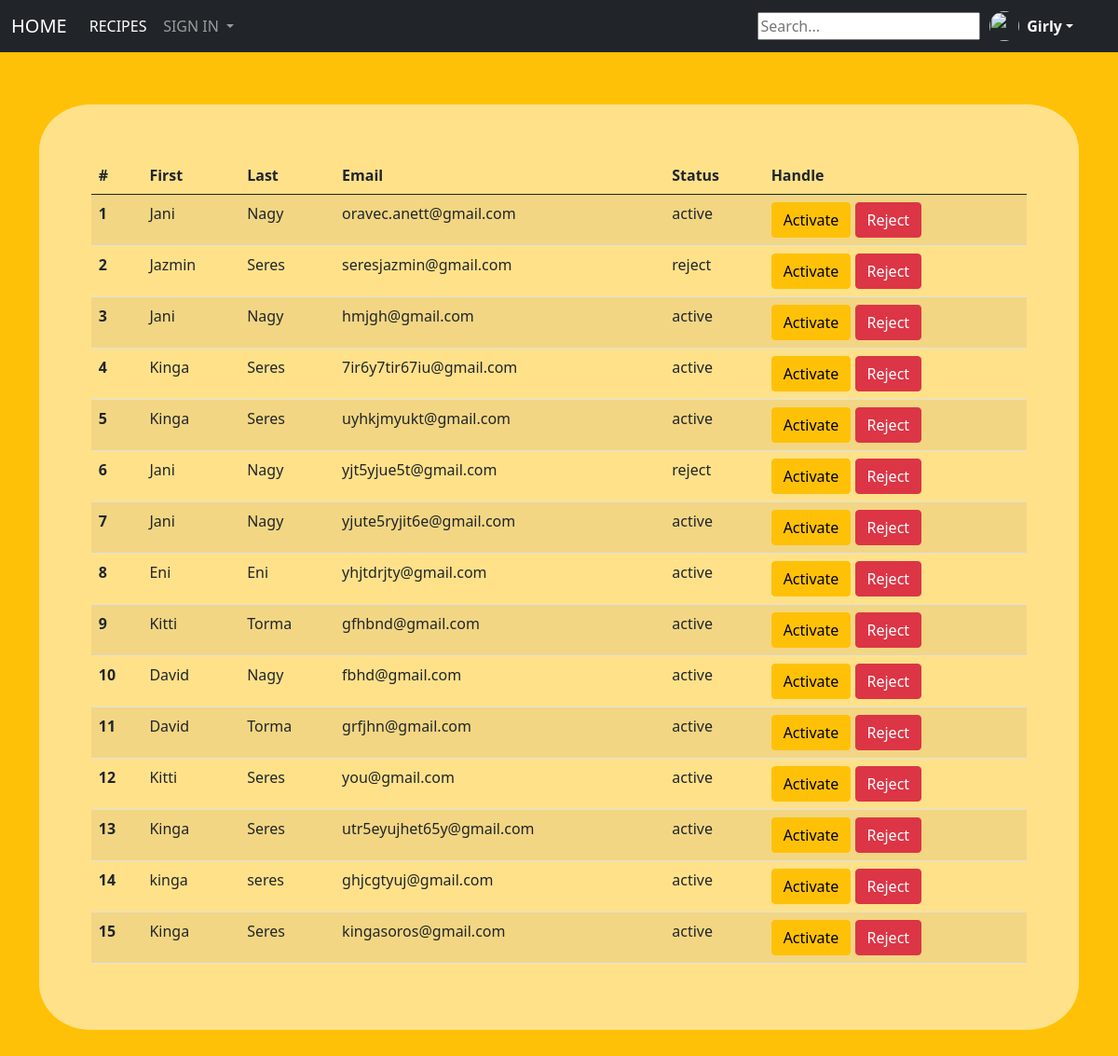
The app's page /html/adm.php (signed in) with its own data.
### tables this page shows
CREATE TABLE `profil` (
  `profil_id` int(11) NOT NULL,
  `password` varchar(255) NOT NULL,
  `last_name` varchar(140) NOT NULL,
  `phone_numb` int(11) NOT NULL,
  `user_name` varchar(140) NOT NULL,
  `first_name` varchar(140) NOT NULL,
  `email` varchar(255) NOT NULL,
  `activated` tinyint(1) DEFAULT 0,
  `activation_token` varchar(64) NOT NULL,
  `activation_expire` datetime DEFAULT current_timestamp(),
  `forgotten_password_token` varchar(255) NOT NULL,
  `forgotten_password_expires` datetime NOT NULL DEFAULT current_timestamp(),
  `img` varchar(255) NOT NULL
);

### html/adm.php (the view, shortened to what this page needs)
<?php
require "db_conn.php";
$query="SELECT `profil_id`, `last_name`, `first_name`, `email`, `activated` FROM `profil`";
$result = $conn->query($query);
?>
<!DOCTYPE html>
<html>
    <head>
        <link href="https://cdn.jsdelivr.net/npm/bootstrap@5.0.2/dist/css/bootstrap.min.css" rel="stylesheet"
>
        <link rel="stylesheet" href="../style.css">
    </head>
    <body>
      <nav class="navbar navbar-expand-lg navbar-dark bg-dark">
        <div class="container-fluid">
          <a class="navbar-brand" href="../index.php">HOME</a>
          <div class="collapse navbar-collapse" id="navbarSupportedContent">
            <ul class="navbar-nav me-auto mb-2 mb-lg-0">
              <li class="nav-item">
                <a class="nav-link active" aria-current="page" href="rec.php">RECIPES</a>
              </li>
              <li class="nav-item dropdown">
                <a class="nav-link dropdown-toggle" href="sign_in.php" id="navbarDropdown" role="button" data-bs-toggle="dropdown" aria-expanded="false">
                  SIGN IN
                </a>
              </li>
            </ul>
            <form class="d-flex" action="search_ing.php" method="get">
                <input type="text" id="searchInput" onkeyup="showResult(this.value)" placeholder="Search...">
            </form>
          <div class="dropdown">
          <a href="#" class="d-flex align-items-center text-white text-decoration-none dropdown-toggle" id="dropdownUser1"
          data-bs-toggle="dropdown" aria-expanded="false">
          <img src="images/<?php if (isset($_SESSION['img'])) { echo htmlspecialchars($_SESSION['img']); } ?>" alt="" width="32" height="32" class="rounded-circle me-2">
            <strong><?php if(isset($_SESSION['user_name'])) { echo $_SESSION['user_name']; }?></strong>
          </a>
        </div>
      </div>
      </div>
    </nav>
      <div class="container">
        <main class="cont_2">
        <table class="table table-striped">
        <thead>
        <tr>
          <th scope="col">#</th>
          <th scope="col">First</th>
          <th scope="col">Last</th>
          <th scope="col">Email</th>
          <th scope="col">Status</th>
          <th scope="col">Handle</th>
        </tr>
      </thead>
      <tbody>
      <?php if ($result->num_rows > 0) {
    $rowNumber = 1;
    while ($row = $result->fetch_assoc()) {
        $id = $row['profil_id'];
        $last_name = $row['last_name'];
        $first_name = $row['first_name'];
        $email = $row['email'];
        $activated = $row['activated'] == 1 ? "active" : "reject";
        echo '<tr>';
        echo '<th scope="row">' . $rowNumber . '</th>';
        echo '<td>' . htmlspecialchars($first_name) . '</td>';
        echo '<td>' . htmlspecialchars($last_name) . '</td>';
        echo '<td>' . htmlspecialchars($email) . '</td>';
        echo '<td>' . htmlspecialchars($activated) . '</td>';
        echo '<td>
                <form action="adm_check.php" method="post" style="display:inline;">
                    <input type="hidden" name="id" value="' . htmlspecialchars($id) . '">
                    <button type="submit" name="action" value="activate" class="btn btn-warning">Activate</button>
                    <button type="submit" name="action" value="reject" class="btn btn-danger">Reject</button>
                </form>
              </td>';
        echo '</tr>';
        $rowNumber++;
    }} ?>
      </tbody>
        </table>
        </main>
    </body>
</html>

### style.css (style rules this page uses)
body { background-color: #ffc107; }
.cont_2 { margin:5% auto; background-color: rgba(255, 255, 255, 0.528); padding: 5%; border-radius: 5%; }
nav { padding-right:3%; }
.dropdown { margin-left: 1%; }
a { color: #000; text-decoration: none; }

### records on screen
profil: first_name "Jani", last_name "Nagy", email "oravec.anett@gmail.com", activated "active"
profil: first_name "Jazmin", last_name "Seres", email "seresjazmin@gmail.com", activated "reject"
profil: first_name "Jani", last_name "Nagy", email "hmjgh@gmail.com", activated "active"
profil: first_name "Kinga", last_name "Seres", email "7ir6y7tir67iu@gmail.com", activated "active"
profil: first_name "Kinga", last_name "Seres", email "uyhkjmyukt@gmail.com", activated "active"
profil: first_name "Jani", last_name "Nagy", email "yjt5yjue5t@gmail.com", activated "reject"
profil: first_name "Jani", last_name "Nagy", email "yjute5ryjit6e@gmail.com", activated "active"
profil: first_name "Eni", last_name "Eni", email "yhjtdrjty@gmail.com", activated "active"
profil: first_name "Kitti", last_name "Torma", email "gfhbnd@gmail.com", activated "active"
profil: first_name "David", last_name "Nagy", email "fbhd@gmail.com", activated "active"
profil: first_name "David", last_name "Torma", email "grfjhn@gmail.com", activated "active"
profil: first_name "Kitti", last_name "Seres", email "you@gmail.com", activated "active"
profil: first_name "Kinga", last_name "Seres", email "utr5eyujhet65y@gmail.com", activated "active"
profil: first_name "kinga", last_name "seres", email "ghjcgtyuj@gmail.com", activated "active"
profil: first_name "Kinga", last_name "Seres", email "kingasoros@gmail.com", activated "active"

### other values on screen
$_SESSION['user_name'] "Girly"
